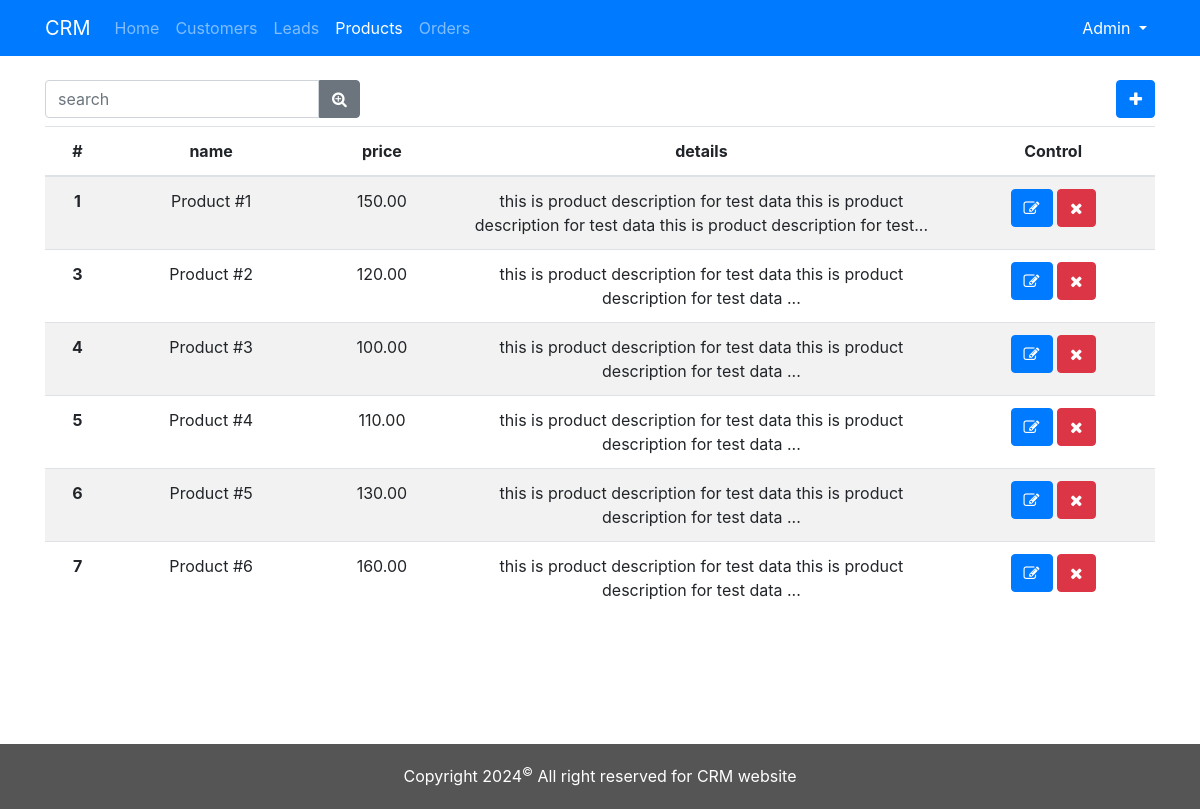
The page /products.php (signed in) on the database its author committed.
### tables this page shows
CREATE TABLE `products` (
  `id` bigint(20) UNSIGNED NOT NULL,
  `name` varchar(255) DEFAULT NULL,
  `description` text DEFAULT NULL,
  `price` decimal(10,2) DEFAULT NULL,
  `created_at` datetime DEFAULT current_timestamp(),
  `updated_at` datetime DEFAULT current_timestamp() ON UPDATE current_timestamp()
);

### products.php (the view, shortened to what this page needs)
<?php
    include './includes/connection.php';
    ?>
<!DOCTYPE html>
<html lang="en">
<head>
    <link rel="stylesheet" href="./assets/css/bootstrap.min.css">
    <link rel="stylesheet" href="./assets/css/font-awesome.css">
    <link rel="stylesheet" href="./assets/css/style.css">
</head>
<body>
    <div class="app">
        <?php $page = "products";
        include './includes/navbar.php'; ?>
        <div class="pt-4">
            <div class="container">
                <div class="row mb-2">
                    <div class="col-md-6">
                        <form action="" class="form-inline">
                            <input type="search" placeholder="search" value="<?= $_GET['search'] ?? '' ?>" name="search" id="search" class="form-control border-right-none">
                            <button type="submit" class="btn btn-secondary border-left-none"><i class="fa fa-search-plus"></i></button>
                        </form>
                    </div>
                    <div class="col-md-6">
                        <div class="text-right">
                            <button type="button" class="btn btn-primary" data-toggle="modal" data-target="#addNewItem">
                                <i class="fa fa-plus"></i>
                            </button>
                        </div>
                    </div>
                </div>
                <table class="table table-striped">
                    <thead>
                        <tr class="text-center">
                            <th>#</th>
                            <th>name</th>
                            <th>price</th>
                            <th>details</th>
                            <th>Control</th>
                        </tr>
                    </thead>
                    <tbody>
                        <?php
                            $search= $_GET['search'] ?? null;
                            if($search) {
                                $sql = "SELECT * FROM products WHERE (name like ? or price like ? or description like ?)";
                                $data= ["%$search%", "%$search%", "%$search%"];
                            }else{
                                $sql = "SELECT * FROM products";
                                $data = [];
                            }
                            $stmt = $conn->prepare($sql);
                            $stmt->execute($data);
                            $items = $stmt->fetchAll(PDO::FETCH_ASSOC);
                            foreach($items as $item):
                        ?>
                        <tr class="text-center">
                            <th><?= $item['id'] ?></th>
                            <td><?= $item['name'] ?></td>
                            <td><?= $item['price'] ?></td>
                            <td style="width: 45%;"><?= substr($item['description'], 0, 120) . '...' ?></td>
                            <td>
                                <a href="products.php?id=<?= $item['id'] ?>" class="btn btn-primary"><i class="fa fa-edit"></i></a>
                                <a onclick="return confirm('Are you sure?')" href="delete.php?back=products.php&id=<?= $item['id'] ?>&table=products" class="btn btn-danger"><i class="fa fa-times"></i></a>
                            </td>
                        </tr>
                        <?php endforeach ?>
                    </tbody>
                </table>
            </div>
        </div>
    </div>
    <div class="footer">
        <p class="text-center text-white">Copyright 2024<sup>&copy;</sup> All right reserved for CRM website</p>
    </div>
</body>
</html>

### includes/navbar.php (shortened to what this page needs)
<nav class="navbar navbar-expand-lg navbar-dark bg-primary">
    <div class="container">
        <a class="navbar-brand" href="#">CRM</a>
        <div class="collapse navbar-collapse" id="navbarNavDropdown">
            <ul class="navbar-nav mr-auto">
                <li class="nav-item <?php echo $page == "home" ? 'active' : '' ?>">
                    <a class="nav-link" href="index.php">Home</a>
                </li>
                <li class="nav-item <?php echo $page == "customers" ? 'active' : '' ?>">
                    <a class="nav-link" href="customers.php">Customers</a>
                </li>
                <li class="nav-item <?php echo $page == "leads" ? 'active' : '' ?>">
                    <a class="nav-link" href="leads.php">Leads</a>
                </li>
                <li class="nav-item <?php echo $page == "products" ? 'active' : '' ?>">
                    <a class="nav-link" href="products.php">Products</a>
                </li>
                <li class="nav-item <?php echo $page == "orders" ? 'active' : '' ?>">
                    <a class="nav-link" href="orders.php">Orders</a>
                </li>
            </ul>
            <ul class="navbar-nav ml-auto">
                <li class="nav-item dropdown">
                    <a class="nav-link dropdown-toggle active" href="#" role="button" data-toggle="dropdown" aria-expanded="false">
                       <?= $_SESSION['user']['name'] ?>
                    </a>
                </li>
            </ul>
        </div>
    </div>
</nav>

### assets/css/style.css (style rules this page uses)
.app { min-height: 93vh; }
.footer { padding: 20px 0 5px; background: #555555; color: white; }
.border-right-none { border-top-right-radius: 0; border-bottom-right-radius: 0; }
.border-left-none { border-top-left-radius: 0; border-bottom-left-radius: 0; }

### rows shown on the page
products: id "1", name "Product #1", price "150.00", description "this is product description for test data this is product description for test data this is product description for test"
products: id "3", name "Product #2", price "120.00", description "this is product description for test data this is product description for test data"
products: id "4", name "Product #3", price "100.00", description "this is product description for test data this is product description for test data"
products: id "5", name "Product #4", price "110.00", description "this is product description for test data this is product description for test data"
products: id "6", name "Product #5", price "130.00", description "this is product description for test data this is product description for test data"
products: id "7", name "Product #6", price "160.00", description "this is product description for test data this is product description for test data"

### other values the page prints
$_SESSION['user']['name'] "Admin"
